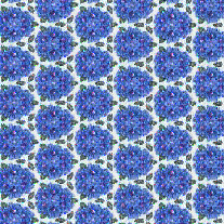
#> input picture prior/texture_nature.png, 224 x 224 px
$ python -i functions.py   (imports and definitions only)   (older library calls are emulated)
#> lines starting #> are read from the running program, lines starting #| are printed output that depends on the picture
import numpy as np
import skimage.io as sio
import cv2
import random
import math
import tensorflow as tf
from skimage.transform import resize
from scipy.misc import imread, imresize
# from skimage.io import imread
# from skimage.transform import resize
# Randomizers


# [88 lines left out: functions flip, blur, rotate, rand_crop, randomizer, not called in this run]


# A generic preprocessor for all the kinds of networks.

def img_preprocess(img_path, size=224, augment=False):
#> called with img_path = '../prior/texture_nature.png', size = 224, augment = False
    mean = [103.939, 116.779, 123.68]
    img = imread(img_path)
#> img is the input picture: shape (224, 224, 3); mean R, G, B 112.8, 135.4, 186.4
    # img = np.asarray(img_path)
    if augment:
        img = randomizer(img)
    if len(img.shape) == 2:
        img = np.dstack([img, img, img])
    resFac = 256.0/min(img.shape[:2])
#> resFac = 1.14
    newSize = list(map(int, (img.shape[0]*resFac, img.shape[1]*resFac)))
#> newSize = [256, 256]
    img = resize(img, newSize, mode='constant', preserve_range=True)
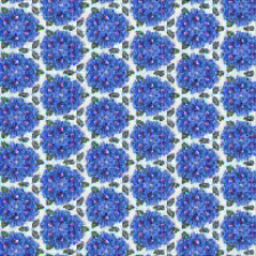
#> img: shape (256, 256, 3) float64; mean R, G, B 112.7, 135.3, 186.2
    offset = [newSize[0]/2.0 -
              np.floor(size/2.0), newSize[1]/2.0-np.floor(size/2.0)]
#> offset = [16, 16]
    img = img[int(offset[0]):int(offset[0])+size,
              int(offset[1]):int(offset[1])+size, :]
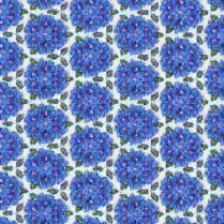
#> img: shape (224, 224, 3) float64; mean R, G, B 114.2, 136.6, 186.9
    img[:, :, 0] -= mean[2]
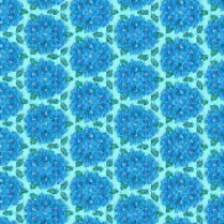
#> img: shape (224, 224, 3) float64; mean R, G, B -9.5, 136.6, 186.9; drawn with min black and max white
    img[:, :, 1] -= mean[1]
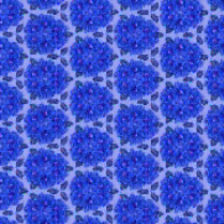
#> img: shape (224, 224, 3) float64; mean R, G, B -9.5, 19.8, 186.9; drawn with min black and max white
    img[:, :, 2] -= mean[0]
    img[:, :, [0, 1, 2]] = img[:, :, [2, 1, 0]]
    img = np.reshape(img, [1, size, size, 3])
    return img


def downsample(inp):
    return np.reshape(inp[1:-2, 1:-2, :], [1, 224, 224, 3])


# [10 lines left out: function upsample, not called in this run]

>>> result = img_preprocess('../prior/texture_nature.png')
